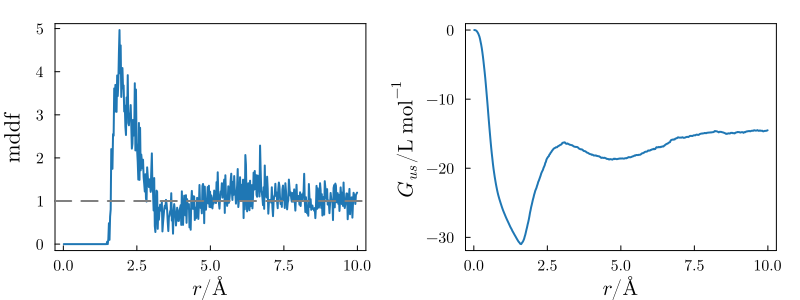

The Julia source for this figure:
using PDBTools
using ComplexMixtures
script_dir = @__DIR__

# The complete trajectory file can be downloaded from (3Gb):
# https://drive.google.com/file/d/14M30jDHRwUM77hzbDphgbu8mcWFBcQrX/view?usp=sharing
full_traj = isfile("$script_dir/../../test/trajectories/glyc50_complete.dcd")
if full_traj
    trajectory_file = "$script_dir/../../test/trajectories/glyc50_complete.dcd"
else
    trajectory_file = "$script_dir/../../test/trajectories/glyc50_sample.dcd"
    println("WARNING: short trajectory sample: $(normpath(trajectory_file))")
end

# Load PDB file of the system
atoms = readPDB("$script_dir/../Data/system.pdb")

# Select the protein and the GLYC molecules
protein = select(atoms, "protein")
glyc = select(atoms, "resname GLYC")

# Setup solute and solvent structures
solute = Selection(protein, nmols=1)
solvent = Selection(glyc, natomspermol=14)

# Setup the Trajectory structure
trajectory = Trajectory(trajectory_file, solute, solvent)

# Run the calculation and get results
results = mddf(trajectory)

# Save the reults to recover them later if required
if full_traj
    save(results, "$script_dir/../Data/results_glyc50.json")
end

# Produce plots
using Plots, Plots.PlotMeasures, LaTeXStrings
default(fontfamily="Computer Modern", linewidth=2, framestyle=:box, label=nothing, grid=false)

# The complete MDDF and the Kirkwood-Buff Integral
plot(layout=(1, 2))
plot!(results.d, results.mddf,
    xlabel=L"r/\AA", ylabel="mddf", subplot=1)
hline!([1], linestyle=:dash, linecolor=:gray, subplot=1)
plot!(results.d, results.kb / 1000, #to L/mol
    xlabel=L"r/\AA", ylabel=L"G_{us}/\mathrm{L~mol^{-1}}", subplot=2)
plot!(size=(800, 300), margin=4mm)
savefig("$script_dir/mddf.png")
savefig("$script_dir/mddf.pdf")

# Atomic contributions to the MDDF
hydroxyls = ["O1", "O2", "O3", "H1", "H2", "H3"]
aliphatic = ["C1", "C2", "HA", "HB", "HC", "HD"]
hydr_contrib = contributions(solvent, results.solvent_atom, hydroxyls)
aliph_contrib = contributions(solvent, results.solvent_atom, aliphatic)

plot(results.d, results.mddf, xlabel=L"r/\AA", ylabel="mddf", size=(600, 400))
plot!(results.d, hydr_contrib, label="Hydroxyls")
plot!(results.d, aliph_contrib, label="Aliphatic chain")
hline!([1], linestyle=:dash, linecolor=:gray)
savefig("$script_dir/mddf_atom_contrib.png")
savefig("$script_dir/mddf_atom_contrib.pdf")